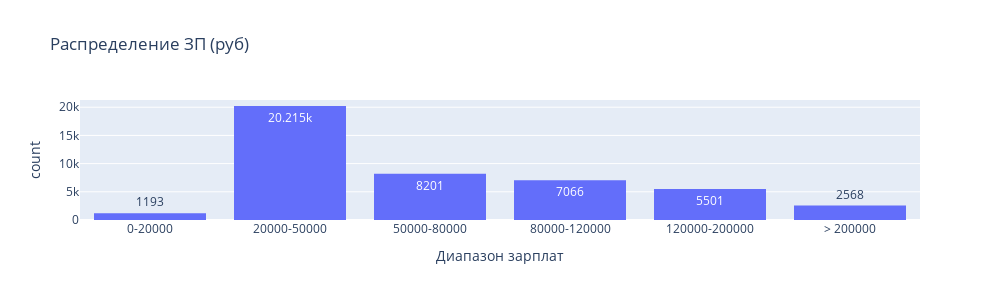

This figure's notebook cell:
### Markdown cell above
3. Постройте распределение признака **"ЗП (руб)"**. Опишите данное распределение, отвечая на следующие вопросы: каковы предельные значения признака, в каком примерном интервале находится заработная плата большинства соискателей? Есть ли аномалии для признака возраста? Обратите внимание на гигантские размеры желаемой заработной платы.
*Совет: постройте гистограмму и коробчатую диаграмму рядом.*

### Code cell
# ваш код здесь
# группируем зарплаты, чтобы проанализировать паттерн
def buckets(args):
    if args < 20000:
        return '0-20000'
    elif args >= 20000 and args <=50000:
        return '20000-50000'
    elif args > 50000 and args <80000:
        return '50000-80000'
    elif args >= 80000 and args <120000:
        return '80000-120000'
    elif args >= 120000 and args <200000:
        return '120000-200000'
    else: 
        return '> 200000'
merged_copy = merged_data.copy()
merged_copy['salary_range'] = merged_copy['ЗП (руб)'].apply(buckets)

fig = px.histogram(
    data_frame = merged_copy,
    x='salary_range',
    width=1000,
    height=300,
    text_auto=True,
    nbins=100,
    title='Распределение ЗП (руб)',
    labels={'salary_range': 'Диапазон зарплат', 'count': 'Количество соискателей'}
);
fig.update_xaxes(categoryorder = 'array', categoryarray = ['0-20000','20000-50000', '50000-80000', '80000-120000','120000-200000', '> 200000'])
fig.show()

fig = plt.figure(figsize=(15,3))
boxplot = sns.boxplot(
    data = merged_copy,
    x='ЗП (руб)',
    orient='h',
    fill=False,
    gap=0.7,    
)
boxplot.set_title('Распределение ЗП (руб.)')
boxplot.xaxis.set_tick_params(rotation=45);

display(merged_copy["ЗП (руб)"].mode())
display(merged_copy[merged_copy['ЗП (руб)'] > 1000000].shape)

### Figure 1 — Plotly figure (JSON) as saved in the notebook; plotly's stock layout.template omitted (floating-point values rounded to 4 significant figures; data arrays with more than 128 entries replaced by an {"elided": "..."} marker saying what was removed)
{"data": [{"alignmentgroup": "True", "bingroup": "x", "hovertemplate": "Диапазон зарплат=%{x}<br>count=%{y}<extra></extra>", "legendgroup": "", "marker": {"color": "#636efa", "pattern": {"shape": ""}}, "name": "", "nbinsx": 100, "offsetgroup": "", "orientation": "v", "showlegend": false, "texttemplate": "%{value}", "type": "histogram", "x": {"elided": "44744 str values"}, "xaxis": "x", "yaxis": "y"}], "layout": {"barmode": "relative", "height": 300, "legend": {"tracegroupgap": 0}, "title": {"text": "Распределение ЗП (руб)"}, "width": 1000, "xaxis": {"anchor": "y", "categoryarray": ["0-20000", "20000-50000", "50000-80000", "80000-120000", "120000-200000", "> 200000"], "categoryorder": "array", "domain": [0, 1], "title": {"text": "Диапазон зарплат"}}, "yaxis": {"anchor": "x", "domain": [0, 1], "title": {"text": "count"}}}}
